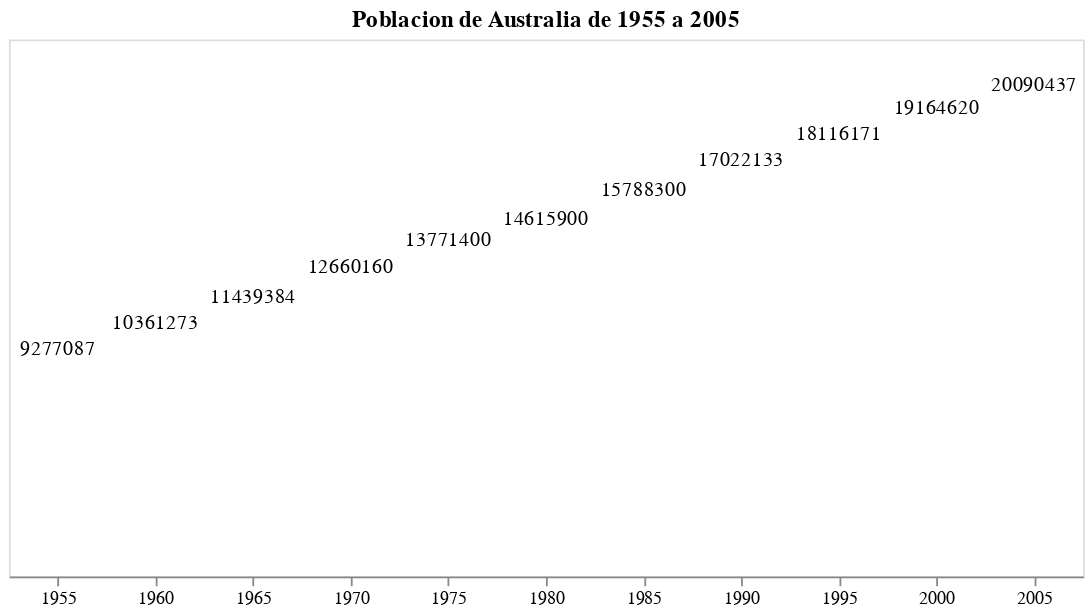

Notebook cell for this chart:
### Code cell
etiquetas

### Figure 1 — Vega-Lite specification as saved in the notebook (floating-point values rounded to 4 significant figures)
{"config": {"view": {"continuousWidth": 400, "continuousHeight": 300}}, "data": {"name": "data-5378fb20b64e89776241f1c6016803de"}, "mark": "text", "encoding": {"text": {"field": "pop", "type": "quantitative"}, "tooltip": {"field": "pop", "type": "quantitative"}, "x": {"axis": {"labelAngle": 0}, "field": "year", "title": "", "type": "ordinal"}, "y": {"axis": {"domain": false, "format": ".2s", "grid": false, "labels": false, "ticks": false}, "field": "pop", "title": "", "type": "quantitative"}}, "title": "Poblacion de Australia de 1955 a 2005", "width": 600, "$schema": "https://vega.github.io/schema/vega-lite/v4.17.0.json", "datasets": {"data-5378fb20b64e89776241f1c6016803de": [{"year": 1955, "country": "Australia", "cluster": 4, "pop": 9277087, "life_expect": 70.33, "fertility": 3.406}, {"year": 1960, "country": "Australia", "cluster": 4, "pop": 10361273, "life_expect": 70.93, "fertility": 3.274}, {"year": 1965, "country": "Australia", "cluster": 4, "pop": 11439384, "life_expect": 71.1, "fertility": 2.871}, {"year": 1970, "country": "Australia", "cluster": 4, "pop": 12660160, "life_expect": 71.93, "fertility": 2.535}, {"year": 1975, "country": "Australia", "cluster": 4, "pop": 13771400, "life_expect": 73.49, "fertility": 1.989}, {"year": 1980, "country": "Australia", "cluster": 4, "pop": 14615900, "life_expect": 74.74, "fertility": 1.907}, {"year": 1985, "country": "Australia", "cluster": 4, "pop": 15788300, "life_expect": 76.32, "fertility": 1.859}, {"year": 1990, "country": "Australia", "cluster": 4, "pop": 17022133, "life_expect": 77.56, "fertility": 1.86}, {"year": 1995, "country": "Australia", "cluster": 4, "pop": 18116171, "life_expect": 78.83, "fertility": 1.776}, {"year": 2000, "country": "Australia", "cluster": 4, "pop": 19164620, "life_expect": 80.37, "fertility": 1.756}, {"year": 2005, "country": "Australia", "cluster": 4, "pop": 20090437, "life_expect": 81.23, "fertility": 1.788}]}}
